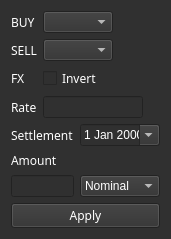
<?xml version="1.0" encoding="UTF-8"?>
<ui version="4.0">
 <class>Form</class>
 <widget class="QWidget" name="Form">
  <property name="geometry">
   <rect>
    <x>0</x>
    <y>0</y>
    <width>168</width>
    <height>219</height>
   </rect>
  </property>
  <property name="windowTitle">
   <string>Form</string>
  </property>
  <property name="styleSheet">
   <string notr="true">background-color: rgb(48, 48, 48);
</string>
  </property>
  <layout class="QVBoxLayout" name="verticalLayout_2">
   <item>
    <layout class="QVBoxLayout" name="verticalLayout">
     <item>
      <layout class="QFormLayout" name="formLayout">
       <property name="fieldGrowthPolicy">
        <enum>QFormLayout::AllNonFixedFieldsGrow</enum>
       </property>
       <item row="0" column="0">
        <widget class="QLabel" name="label">
         <property name="font">
          <font>
           <family>Bloomberg Prop Unicode N</family>
          </font>
         </property>
         <property name="styleSheet">
          <string notr="true">color: rgb(255, 255, 255);</string>
         </property>
         <property name="text">
          <string>BUY</string>
         </property>
        </widget>
       </item>
       <item row="0" column="1">
        <widget class="QComboBox" name="comboBoxBUY">
         <property name="maximumSize">
          <size>
           <width>70</width>
           <height>16777215</height>
          </size>
         </property>
         <property name="styleSheet">
          <string notr="true">color: rgb(255, 255, 255);</string>
         </property>
        </widget>
       </item>
       <item row="1" column="0">
        <widget class="QLabel" name="label_2">
         <property name="font">
          <font>
           <family>Bloomberg Prop Unicode N</family>
          </font>
         </property>
         <property name="styleSheet">
          <string notr="true">color: rgb(255, 255, 255);</string>
         </property>
         <property name="text">
          <string>SELL</string>
         </property>
        </widget>
       </item>
       <item row="1" column="1">
        <widget class="QComboBox" name="comboBoxSELL">
         <property name="maximumSize">
          <size>
           <width>70</width>
           <height>16777215</height>
          </size>
         </property>
         <property name="styleSheet">
          <string notr="true">color: rgb(255, 255, 255);</string>
         </property>
        </widget>
       </item>
       <item row="2" column="0">
        <widget class="QLabel" name="labelRate">
         <property name="font">
          <font>
           <family>Bloomberg Prop Unicode N</family>
          </font>
         </property>
         <property name="styleSheet">
          <string notr="true">color: rgb(255, 255, 255);</string>
         </property>
         <property name="text">
          <string>FX</string>
         </property>
        </widget>
       </item>
       <item row="2" column="1">
        <widget class="QCheckBox" name="checkBoxInvert">
         <property name="font">
          <font>
           <family>Bloomberg Prop Unicode N</family>
          </font>
         </property>
         <property name="styleSheet">
          <string notr="true">color: rgb(255, 255, 255);</string>
         </property>
         <property name="text">
          <string>Invert</string>
         </property>
        </widget>
       </item>
       <item row="3" column="0">
        <widget class="QLabel" name="label_3">
         <property name="font">
          <font>
           <family>Bloomberg Fixed Unicode N</family>
          </font>
         </property>
         <property name="styleSheet">
          <string notr="true">color: rgb(255, 255, 255);</string>
         </property>
         <property name="text">
          <string>Rate</string>
         </property>
        </widget>
       </item>
       <item row="3" column="1">
        <widget class="QLineEdit" name="lineEditRate">
         <property name="maximumSize">
          <size>
           <width>100</width>
           <height>16777215</height>
          </size>
         </property>
         <property name="styleSheet">
          <string notr="true">color: rgb(255, 255, 255);</string>
         </property>
        </widget>
       </item>
      </layout>
     </item>
     <item>
      <layout class="QGridLayout" name="gridLayout" columnstretch="1,0">
       <item row="0" column="1">
        <widget class="QDateEdit" name="dateEdit">
         <property name="maximumSize">
          <size>
           <width>80</width>
           <height>16777215</height>
          </size>
         </property>
         <property name="styleSheet">
          <string notr="true">color: rgb(255, 255, 255);
</string>
         </property>
         <property name="calendarPopup">
          <bool>true</bool>
         </property>
        </widget>
       </item>
       <item row="0" column="0">
        <widget class="QLabel" name="label_5">
         <property name="font">
          <font>
           <family>Bloomberg Fixed Unicode N</family>
          </font>
         </property>
         <property name="styleSheet">
          <string notr="true">color: rgb(255, 255, 255);</string>
         </property>
         <property name="text">
          <string>Settlement</string>
         </property>
        </widget>
       </item>
       <item row="1" column="0">
        <widget class="QLabel" name="label_6">
         <property name="font">
          <font>
           <family>Bloomberg Fixed Unicode N</family>
          </font>
         </property>
         <property name="styleSheet">
          <string notr="true">color: rgb(255, 255, 255);</string>
         </property>
         <property name="text">
          <string>Amount</string>
         </property>
        </widget>
       </item>
       <item row="2" column="1">
        <widget class="QComboBox" name="comboBoxBase">
         <property name="maximumSize">
          <size>
           <width>80</width>
           <height>16777215</height>
          </size>
         </property>
         <property name="styleSheet">
          <string notr="true">color: rgb(255, 255, 255);</string>
         </property>
         <item>
          <property name="text">
           <string>Nominal</string>
          </property>
         </item>
         <item>
          <property name="text">
           <string>%</string>
          </property>
         </item>
         <item>
          <property name="text">
           <string>bps</string>
          </property>
         </item>
        </widget>
       </item>
       <item row="2" column="0">
        <widget class="QLineEdit" name="editAmount">
         <property name="styleSheet">
          <string notr="true">color: rgb(255, 255, 255);</string>
         </property>
        </widget>
       </item>
      </layout>
     </item>
     <item>
      <widget class="QPushButton" name="pushButtonApply">
       <property name="font">
        <font>
         <family>Bloomberg Prop Unicode N</family>
        </font>
       </property>
       <property name="styleSheet">
        <string notr="true">color: rgb(255, 255, 255);</string>
       </property>
       <property name="text">
        <string>Apply</string>
       </property>
      </widget>
     </item>
    </layout>
   </item>
  </layout>
 </widget>
 <resources/>
 <connections/>
</ui>
